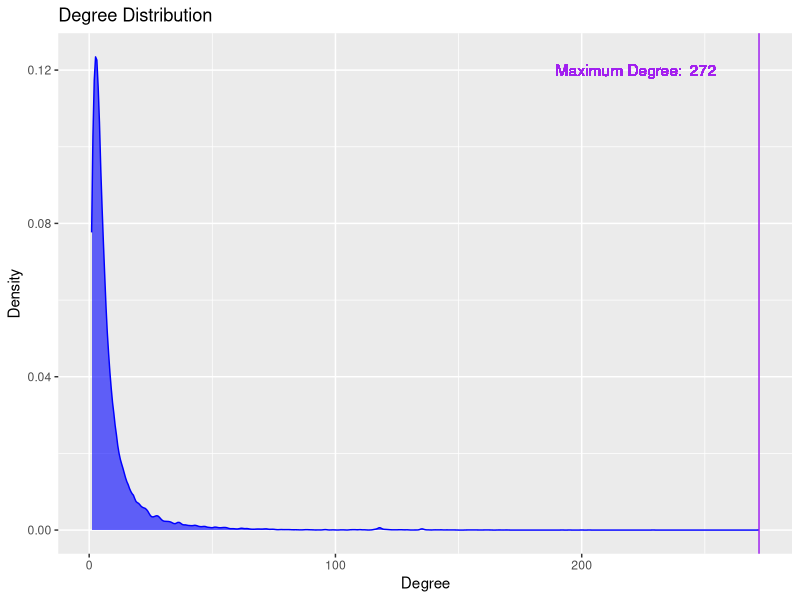
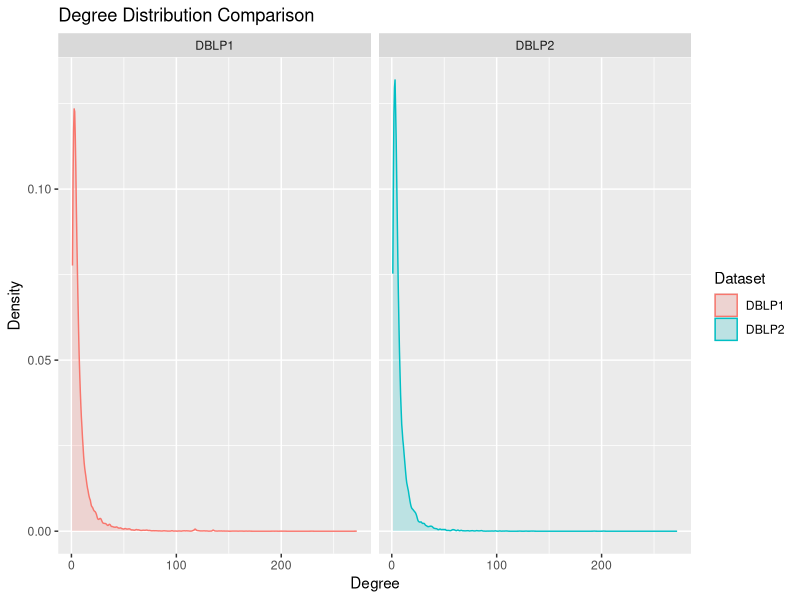
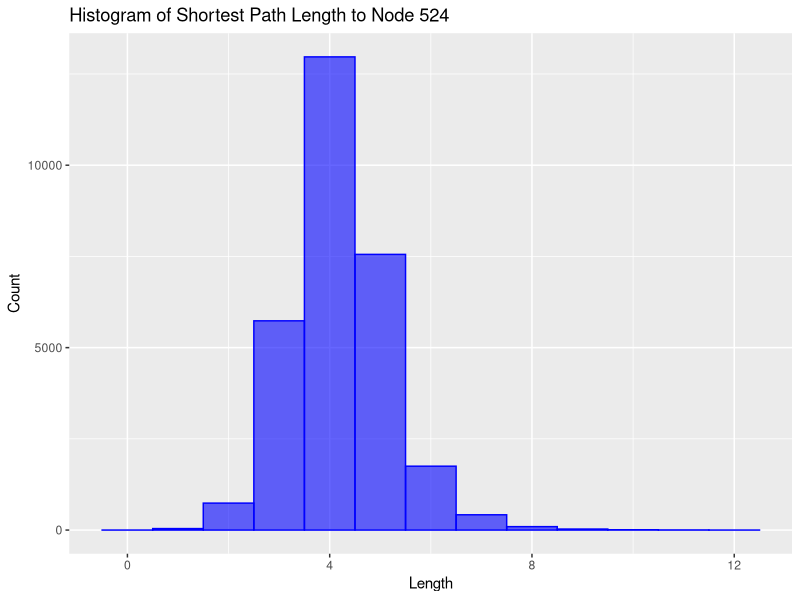
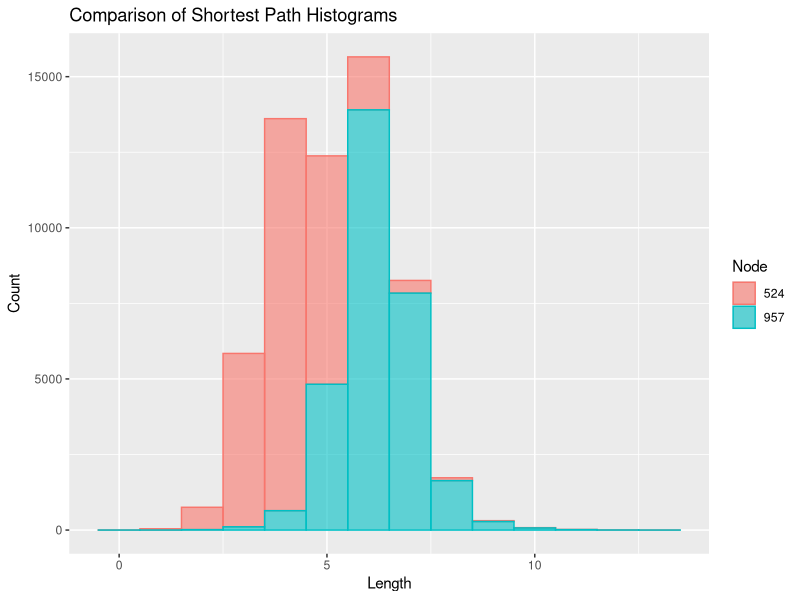

Here is the R script that generated these plots, in order:
## ---- chunk 1
rm(list = ls())

library(dplyr)
library(tidyverse)
library(igraph)
## ---- chunk 2
DBLP1 <- read.table("DBLP1.txt", sep = '\t',header = FALSE)
DBLP2 <- read.table("DBLP2.txt", sep = '\t',header = FALSE)

glimpse(DBLP1)
glimpse(DBLP2)
## ---- chunk 3

compute_degrees <- function(graph_df){
  Reverse_Edges <- graph_df %>% select(V1 = V2, V2 = V1)

  Degrees <- rbind(Reverse_Edges, graph_df) %>% 
    group_by(V1) %>% 
    summarise(Degree = n()) %>%
    arrange(desc(Degree))
  
  return(Degrees)
}

DBLP1_degrees <- compute_degrees(DBLP1)
DBLP2_degrees <- compute_degrees(DBLP2)
DBLP1_degrees
## ---- chunk 4
degree_distribution <- function(Degrees, show_max=TRUE){
  plot <- ggplot(Degrees, aes(x = Degree)) + geom_density(color="blue", fill="blue", alpha=0.6) + ggtitle("Degree Distribution") + ylab("Density")

  if(show_max){
    highest_degree <- max(Degrees$Degree)
    plot <- plot + geom_vline(aes(xintercept=highest_degree), color="purple") + geom_text(aes(x=highest_degree - 50, y=0.12, label=paste("Maximum Degree: ", as.character(highest_degree))), color="purple")
  }
  
  return(plot)
}

degree_distribution(DBLP1_degrees)
## ---- chunk 5
Both_degrees <- DBLP1_degrees %>% 
  mutate(Dataset = "DBLP1") %>% 
  rbind(DBLP2_degrees %>% mutate(Dataset = "DBLP2"))

Both_degrees %>% ggplot(aes(x = Degree, color=Dataset, fill=Dataset)) + facet_grid(cols=vars(Dataset)) + geom_density(alpha=0.2) + ggtitle("Degree Distribution Comparison") + ylab("Density")

## ---- chunk 6
DBLP1_graph <- graph_from_data_frame(DBLP1, directed=FALSE)
DBLP2_graph <- graph_from_data_frame(DBLP2, directed=FALSE)

ComputeShortestPaths <- function(graph, node){
  ShortestPaths <- as.data.frame(t(shortest.paths(graph, v=node, mode = "in")))
  
  col_name = colnames(ShortestPaths)[1]
  
  ShortestPaths <- ShortestPaths %>%
    select(Length = col_name) %>%
    filter(is.finite(Length))
  return(ShortestPaths)
}
  
Paths_524 <- ComputeShortestPaths(DBLP1_graph, 524)

Paths_524 %>% ggplot(aes(x=Length)) + geom_histogram(color="blue", fill="blue", alpha=0.6, binwidth=1) + ggtitle("Histogram of Shortest Path Length to Node 524") + ylab("Count")
## ---- chunk 7
Paths_957 <- ComputeShortestPaths(DBLP1_graph, 957)

Paths_524 %>% 
  mutate(Node = "524") %>%
  rbind(Paths_957 %>% mutate(Node = "957")) %>%
  ggplot(aes(x=Length, fill=Node, color=Node)) + geom_histogram(alpha=0.6, binwidth=1) + ggtitle("Comparison of Shortest Path Histograms") + ylab("Count")

## ---- chunk 8
Paths_524 %>% 
  summarise(AverageLength = mean(Length)) %>%
  mutate(Node = "524") %>%
  rbind(Paths_957 %>%
          summarise(AverageLength = mean(Length)) %>%
          mutate(Node = "957")
        ) %>%
  arrange(AverageLength)

